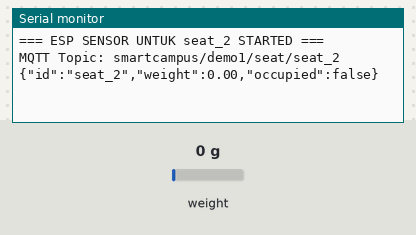
Bench run of a sketch on a simulated ESP32. Parts: the last lines printed to the serial monitor. The inputs (shaded band) are chosen by the test bench; at power-on: weight on the scale 0 g. WiFi joins after 1.5 s; servers stay silent unless stated; no MQTT or app messages arrive unless stated.

Above: at 3.7 s.
3.8 s: weight on the scale set to 4 g
At 4.9 s:
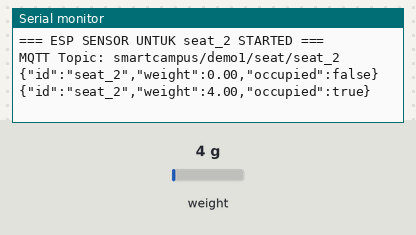
6.8 s: weight on the scale set to 100 g
At 7.9 s:
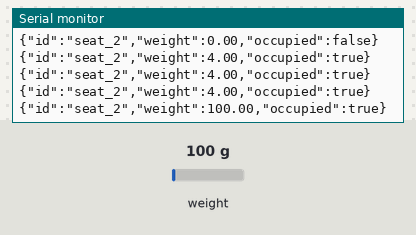

The sketch:

kursialt.ino
```cpp
#include <WiFi.h>
#include <PubSubClient.h>
#include "HX711.h"

// KONFIGURASI KURSI
#define SEAT_NUMBER 2  // <--- GANTI ANGKA INI UNTUK KURSI YANG BERBEDA (Misal: 2, 3, 4, dst)

// Pin config
#define HX711_DOUT    4
#define HX711_SCK     5

// WiFi / MQTT
const char* ssid        = "Wokwi-GUEST";
const char* password    = "";
const char* mqtt_server = "broker.hivemq.com";
const int   mqtt_port   = 1883;

// String dinamis untuk MQTT
char clientId[32];
char topicSeat[64];
char seatIdStr[16];

WiFiClient   espClient;
PubSubClient mqttClient(espClient);
HX711        scale;

// Kalibrasi & threshold
static const float CALIBRATION_FACTOR = 420.0f;
static const float OCCUPIED_MIN_KG    = 3.0f;
static const int   HX711_AVG_SAMPLES  = 1;

// Shared data (mutex-protected)
SemaphoreHandle_t xDataMutex;

struct SeatData {
  float weight   = 0.0f;
  bool  occupied = false;
};

static SeatData g_seat;

// TASK SENSOR (Tanpa PIR)
void taskSensor(void* /*pvParams*/) {
  const TickType_t period   = pdMS_TO_TICKS(200);
  TickType_t       lastWake = xTaskGetTickCount();

  while (true) {
    // Membaca HX711
    float weight = 0.0f;
    if (scale.is_ready()) {
      float raw = scale.get_units(HX711_AVG_SAMPLES);
      weight = (raw < 0.0f) ? 0.0f : raw;
    }

    bool occupied = (weight >= OCCUPIED_MIN_KG);

    if (xSemaphoreTake(xDataMutex, pdMS_TO_TICKS(50)) == pdTRUE) {
      g_seat.weight   = weight;
      g_seat.occupied = occupied;
      xSemaphoreGive(xDataMutex);
    }

    vTaskDelayUntil(&lastWake, period);
  }
}

// MQTT RECONNECT
static void mqttReconnect() {
  while (!mqttClient.connected()) {
    // Menggunakan Client ID yang dinamis agar tidak bentrok antar ESP
    if (mqttClient.connect(clientId)) {
      // Tidak perlu subscribe jika ESP ini hanya bertugas mem-publish (opsional)
      // mqttClient.subscribe(topicSeat);
      break;
    }
    vTaskDelay(pdMS_TO_TICKS(2000));
  }
}

// TASK MQTT
void taskMQTT(void* /*pvParams*/) {
  const TickType_t PUB_INTERVAL = pdMS_TO_TICKS(1000);
  TickType_t       lastPub      = xTaskGetTickCount();

  while (true) {
    if (!mqttClient.connected()) {
      mqttReconnect();
    }

    mqttClient.loop();

    if ((xTaskGetTickCount() - lastPub) >= PUB_INTERVAL) {
      lastPub = xTaskGetTickCount();

      SeatData snap;
      if (xSemaphoreTake(xDataMutex, pdMS_TO_TICKS(50)) == pdTRUE) {
        snap = g_seat;
        xSemaphoreGive(xDataMutex);
      }

      char payload[128];
      snprintf(
        payload,
        sizeof(payload),
        "{"
          "\"id\":\"%s\","
          "\"weight\":%.2f,"
          "\"occupied\":%s"
        "}",
        seatIdStr,
        snap.weight,
        snap.occupied ? "true" : "false"
      );

      mqttClient.publish(topicSeat, payload);
      Serial.println(payload);
    }

    vTaskDelay(pdMS_TO_TICKS(10));
  }
}

// WIFI
static void setup_wifi() {
  WiFi.begin(ssid, password, 6);
  while (WiFi.status() != WL_CONNECTED) {
    delay(500);
  }
}

// SETUP
void setup() {
  Serial.begin(115200);

  // Generate ID dan Topik berdasarkan SEAT_NUMBER
  snprintf(seatIdStr, sizeof(seatIdStr), "seat_%d", SEAT_NUMBER);
  snprintf(clientId, sizeof(clientId), "smartcampus-seat-%d", SEAT_NUMBER);
  snprintf(topicSeat, sizeof(topicSeat), "smartcampus/demo1/seat/%s", seatIdStr);

  scale.begin(HX711_DOUT, HX711_SCK);
  scale.set_scale(CALIBRATION_FACTOR);
  scale.tare();

  setup_wifi();

  mqttClient.setServer(mqtt_server, mqtt_port);
  mqttClient.setBufferSize(512);

  xDataMutex = xSemaphoreCreateMutex();
  configASSERT(xDataMutex);

  xTaskCreatePinnedToCore(
    taskSensor,
    "SensorTask",
    4096,
    NULL,
    2,
    NULL,
    1
  );

  xTaskCreatePinnedToCore(
    taskMQTT,
    "MQTTTask",
    8192,
    NULL,
    1,
    NULL,
    0
  );

  Serial.printf("=== ESP SENSOR UNTUK %s STARTED ===\n", seatIdStr);
  Serial.printf("MQTT Topic: %s\n", topicSeat);
}


void loop() {
  vTaskDelay(portMAX_DELAY);
}
```

Measured:
- the behaviour switches between 2 and 3 g on weight on the scale (found by bisection; images 0 and 1)
- after the input at 3.8 s, the serial monitor: prints a new line after 0.72 s (image 1)
- after the input at 6.8 s, the serial monitor: prints a new line after 0.74 s (image 2)
